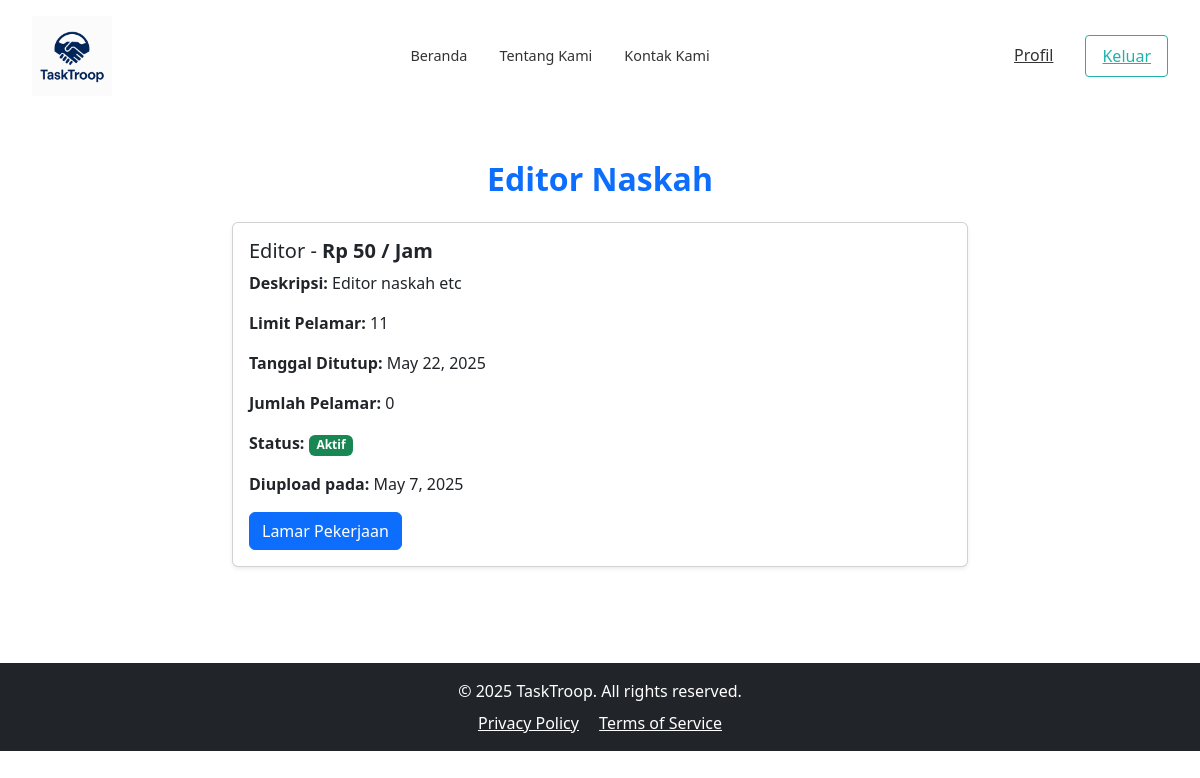
/jobs_detail.php?id_lowongan=1, run on the app's committed database.
### tables this page shows
CREATE TABLE `lowongan` (
  `id_lowongan` bigint(20) UNSIGNED NOT NULL,
  `user_id` bigint(20) UNSIGNED NOT NULL,
  `jenis_lowongan` varchar(100) DEFAULT NULL,
  `nama_lowongan` varchar(255) DEFAULT NULL,
  `deskripsi` text DEFAULT NULL,
  `tanggal_unggah` datetime DEFAULT NULL,
  `tanggal_tutup` datetime DEFAULT NULL,
  `status_lowongan` varchar(50) DEFAULT NULL,
  `limit_pelamar` int(11) DEFAULT NULL,
  `jumlah_pelamar` int(11) DEFAULT 0,
  `harga_jasa` decimal(12,2) DEFAULT NULL,
  `created_at` timestamp NOT NULL DEFAULT current_timestamp(),
  `updated_at` timestamp NOT NULL DEFAULT current_timestamp() ON UPDATE current_timestamp()
);

### jobs_detail.php (the view, shortened to what this page needs)
<?php
include('connection_db.php');
$id_lowongan = $_GET['id_lowongan'];
$sql = "SELECT * FROM lowongan WHERE id_lowongan = ?";
$stmt = $conn->prepare($sql);
$stmt->bind_param("i", $id_lowongan);
$stmt->execute();
$result = $stmt->get_result();
if ($result->num_rows > 0) {
    $lowongan = $result->fetch_assoc();
} else {
    echo "Lowongan tidak ditemukan.";
    exit;
}
?>
<!DOCTYPE html>
<html lang="en">
<head>
    <link href="https://cdn.jsdelivr.net/npm/bootstrap@5.3.2/dist/css/bootstrap.min.css" rel="stylesheet">
</head>
<body>
<nav class="navbar">
    <div class="nav-logo">
        <img src="asset/img/logo1.png" alt="Logo">
    </div>
    <div class="nav-links">
        <a href="index_seller.php">Beranda</a>
        <a href="about2.php">Tentang Kami</a>
        <a href="contact.php">Kontak Kami</a>
    </div>
    <div class="nav-buttons">
        <a href="profil_seller.php" class="profil">Profil</a>
        <a href="logout.php" class="keluar">Keluar</a>
    </div>
</nav>
<section class="container py-5">
    <h2 class="text-center fw-semibold text-primary"><?php echo htmlspecialchars($lowongan['nama_lowongan']); ?></h2>
    <div class="row mt-4">
        <div class="col-md-8 mx-auto">
            <div class="card shadow-sm">
                <div class="card-body">
                    <h5 class="card-title">
                        <?php echo htmlspecialchars($lowongan['jenis_lowongan']); ?> -
                        <strong>Rp <?php echo number_format($lowongan['harga_jasa'], 0, ',', '.'); ?> / Jam</strong>
                    </h5>
                    <p><strong>Deskripsi:</strong> <?php echo nl2br(htmlspecialchars($lowongan['deskripsi'])); ?></p>
                    <p><strong>Limit Pelamar:</strong> <?php echo $lowongan['limit_pelamar']; ?></p>
                    <p><strong>Tanggal Ditutup:</strong> <?php echo date('F j, Y', strtotime($lowongan['tanggal_tutup'])); ?></p>
                    <p><strong>Jumlah Pelamar:</strong> <?php echo $lowongan['jumlah_pelamar']; ?></p>
                    <p><strong>Status:</strong>
                        <?php
                            $status = strtolower($lowongan['status_lowongan']);
                            if ($status === 'aktif') {
                                echo '<span class="badge bg-success">Aktif</span>';
                            } elseif ($status === 'tutup') {
                                echo '<span class="badge bg-warning text-dark">Ditutup</span>';
                            } elseif ($status === 'selesai') {
                                echo '<span class="badge bg-secondary">Selesai</span>';
                            } else {
                                echo ucfirst($status);
                            }
                        ?>
                    </p>
                    <p><strong>Diupload pada:</strong>
                        <?php
                            echo ($lowongan['updated_at'] && $lowongan['updated_at'] !== '0000-00-00 00:00:00')
                                ? date('F j, Y', strtotime($lowongan['updated_at']))
                                : '-';
                        ?>
                    </p>
                    <?php if ($status === 'aktif'): ?>
                        <form action="apply_job.php" method="POST">
                            <button type="submit" class="btn btn-primary">Lamar Pekerjaan</button>
                        </form>
                    <?php else: ?>
                        <div class="alert alert-warning mt-3">
                            Lowongan ini sudah <strong><?php echo ucfirst($status); ?></strong>. Anda tidak dapat melamar.
                        </div>
                    <?php endif; ?>
                </div>
            </div>
        </div>
    </div>
</section>
<footer class="bg-dark text-white mt-5">
    <div class="container text-center py-3">
        <p class="mb-0">&copy; 2025 TaskTroop. All rights reserved.</p>
        <div class="mt-2">
            <a href="#" class="text-white me-3">Privacy Policy</a>
            <a href="#" class="text-white">Terms of Service</a>
        </div>
    </div>
</footer>
</body>
</html>

### jobs_detail.php (style rules this page uses)
.navbar { display: flex; justify-content: space-between; align-items: center; padding: 1rem 2rem; background-color: white; }
.nav-logo img { width: 80px; height: 80px; margin-right: 10px; }
.nav-links { display: flex; gap: 2rem; }
.nav-links a { text-decoration: none; color: #333; font-size: 0.9rem; }
.nav-buttons { display: flex; gap: 1rem; }
.profil, .keluar { padding: 0.5rem 1rem; border: 1px solid #20b2aa; border-radius: 4px; background: transparent; color: #20b2aa; cursor: pointer; }
.profil { border: none; color: #333; }

### data on the page
lowongan: nama_lowongan "Editor Naskah", jenis_lowongan "Editor", harga_jasa "50", deskripsi "Editor naskah etc", limit_pelamar "11", tanggal_tutup "May 22, 2025", jumlah_pelamar "0", updated_at "May 7, 2025"
